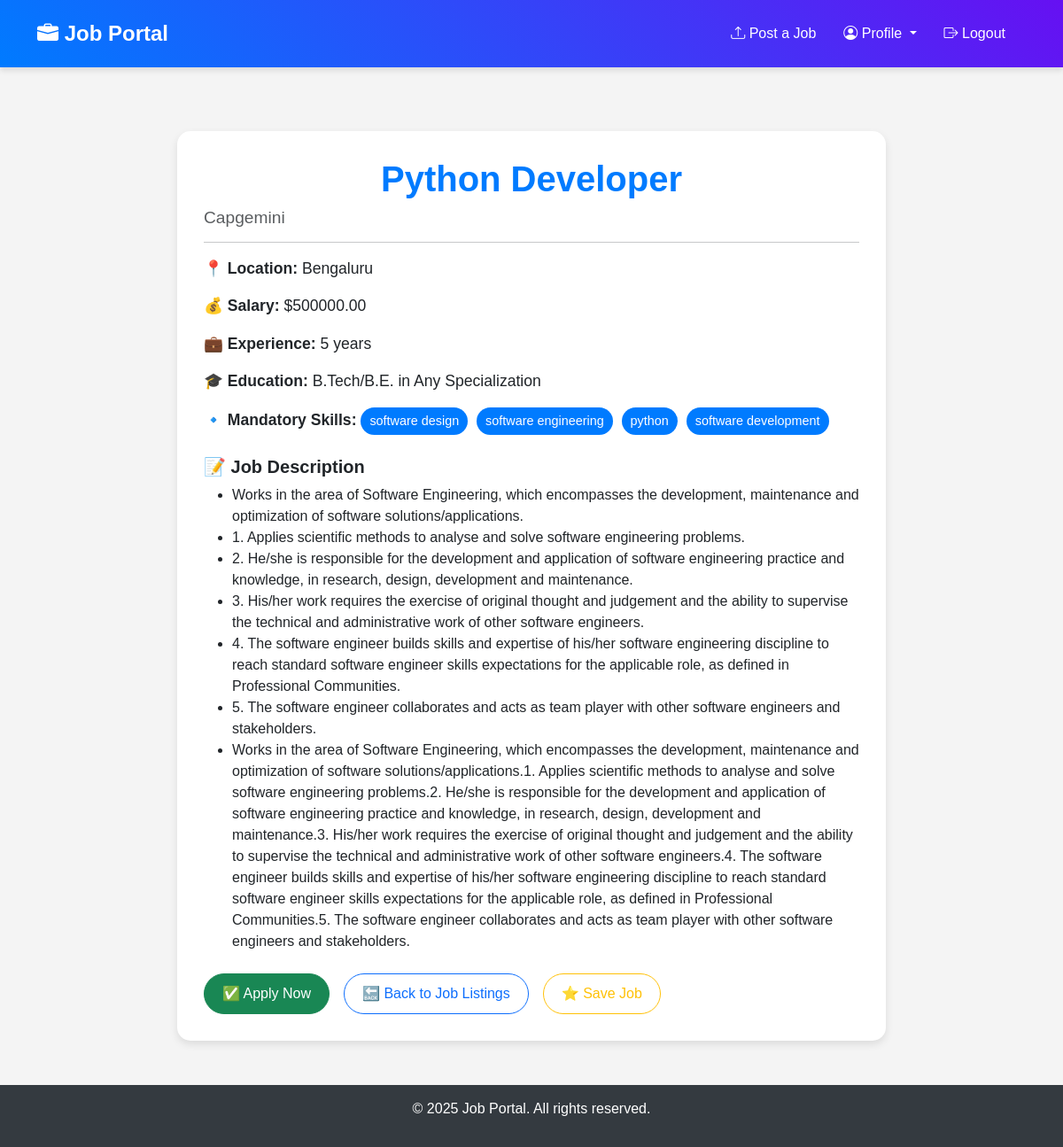
The page /job/1/ (signed in) on the database its author committed.
### jobs/models.py (models this page shows, shortened)
class Job(models.Model):
    JOB_TYPE_CHOICES = [
        ("full_time", "Full Time"),
        ("part_time", "Part Time"),
        ("contract", "Contract"),
        ("internship", "Internship"),
    ]
    title = models.CharField(max_length=255)
    company = models.CharField(max_length=255)
    posted_by = models.ForeignKey(User, on_delete=models.CASCADE)
    description = models.TextField()
    job_type = models.CharField(max_length=50, choices=JOB_TYPE_CHOICES)
    location = models.CharField(max_length=255)
    salary = models.DecimalField(max_digits=10, decimal_places=2)
    experience = models.CharField(max_length=100)  # e.g., "2-3 years"
    education = models.CharField(max_length=100)  # e.g., "Bachelor's Degree"
    mandatory_skills = models.TextField()  # Comma-separated skills
    created_at = models.DateTimeField(auto_now_add=True)
    updated_at = models.DateTimeField(auto_now=True)

### jobs/views.py (the view)
class JobDetailView(LoginRequiredMixin, DetailView):
    model = Job
    template_name = "jobs/job_detail.html"
    context_object_name = "job"
    def get_context_data(self, **kwargs):
        context = super().get_context_data(**kwargs)
        context["job"].mandatory_skills_list = context["job"].mandatory_skills.split(
            ","
        )
        return context

### jobs/templates/jobs/job_detail.html (shortened to what this page needs)
{% extends 'jobs/base.html' %}
{% block content %}
<div class="container mt-5">
    <div class="job-detail-container">
        <h1>{{ job.title }}</h1>
        <h4 class="text-muted">{{ job.company }}</h4>
        <hr>
        <p><strong>📍 Location:</strong> {{ job.location }}</p>
        <p><strong>💰 Salary:</strong> ${{ job.salary }}</p>
        <p><strong>💼 Experience:</strong> {{ job.experience }}</p>
        <p><strong>🎓 Education:</strong> {{ job.education }}</p>
        <p><strong>🔹 Mandatory Skills:</strong>
            {% for skill in job.mandatory_skills_list %}
            <span class="skills-badge">{{ skill }}</span>
            {% endfor %}
        </p>
        <h5 class="mt-4 fw-bold">📝 Job Description</h5>
        <ul>
            {% for line in job.description.splitlines %}
            {% if line.strip %}
            <li>{{ line }}</li>
            {% endif %}
            {% endfor %}
        </ul>
        <div class="mt-4 d-flex">
            <a href="{% url 'apply_job' job.id %}" class="btn btn-success btn-custom me-3">✅ Apply Now</a>
            <a href="{% url 'job_list' %}" class="btn btn-outline-primary btn-custom me-3">🔙 Back to Job Listings</a>
            <button id="save-job-btn" class="btn btn-outline-warning btn-custom">
                ⭐ Save Job
            </button>
        </div>
    </div>
</div>
{% endblock %}

### jobs/static/css/styles.css (style rules this page uses)
body { font-family: Arial, sans-serif; margin: 0; padding: 0; background-color: #f4f4f4; }
h1 { text-align: center; color: #333; }

### jobs/templates/jobs/job_detail.html (style rules this page uses)
html, body { height: 100%; display: flex; flex-direction: column; }
.container { flex-grow: 1; }
.job-detail-container { max-width: 800px; margin: auto; padding: 30px; background: white; border-radius: 15px; box-shadow: 0px 4px 10px rgba(0, 0, 0, 0.1); }
.job-detail-container h1 { font-weight: bold; color: #007bff; }
.job-detail-container .text-muted { font-size: 1.2rem; }
.job-detail-container p { font-size: 1.1rem; }
.btn-custom { border-radius: 50px; padding: 10px 20px; }
.skills-badge { background-color: #007bff; color: white; padding: 5px 10px; border-radius: 20px; font-size: 0.9rem; margin-right: 5px; display: inline-block; }

### rows shown on the page
Job: title "Python Developer", company "Capgemini", location "Bengaluru", salary "500000.00", experience "5 years", education "B.Tech/B.E. in Any Specialization"

### other values the page prints
{{ skill }} "software design" "software engineering" "python" "software development"
{{ line }} "Works in the area of Software Engineering, which encompasses the development, maintenance and optimization of software solutions/applications." "1. Applies scientific methods to analyse and solve software engineering problems." "2. He/she is responsible for the development and application of software engineering practice and knowledge, in research, design, development and maintenance." "3. His/her work requires the exercise of original thought and judgement and the ability to supervise the technical and administrative work of other software engineers." "5. The software engineer collaborates and acts as team player with other software engineers and stakeholders."
